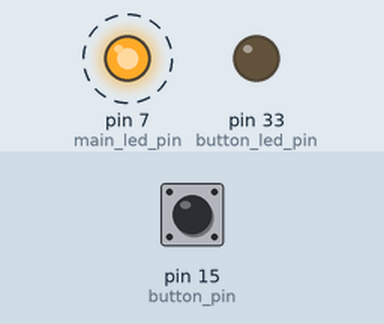
This program was run on a simulated Jetson Nano (header pin numbers). Parts: output pins drawn as LEDs (lit = HIGH). Dashed ring = blinking. The inputs (shaded band) are chosen by the test bench; at power-on: pin 15 (button_pin) LOW.

Above: at 1.2 s.
1.3 s: pin 15 (button_pin) pulled HIGH for 0.15 s
At 1.37 s:
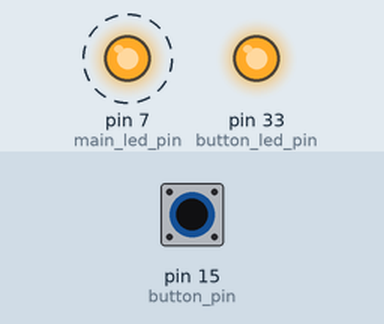
4.3 s: pin 15 (button_pin) pulled HIGH for 1 s
At 5.8 s:
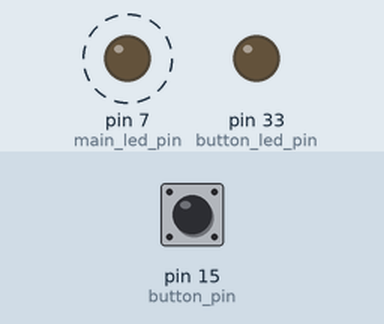
7.3 s: pin 15 (button_pin) pulled HIGH for 3.2 s
At 7.9 s:
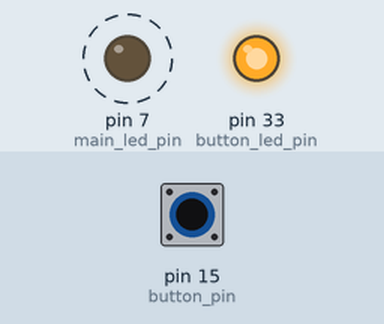
Timing chart, 0 to 18.0 s (numbered marks = the images above; inputs shaded):
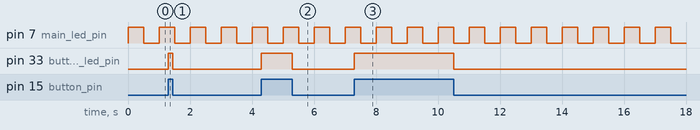

Measured:
- after the input at 1.3 s, pin 33 (button_led_pin): LOW → HIGH at once, → LOW 0.15 s later
- after the input at 4.3 s, pin 33 (button_led_pin): LOW → HIGH at once, → LOW 1.0 s later
- after the input at 7.3 s, pin 33 (button_led_pin): LOW → HIGH at once, → LOW 3.2 s later
- by itself, pin 7 (main_led_pin): alternates HIGH for 0.50 s and LOW for 0.50 s

The program:

button_interrupt.py
```python
import Jetson.GPIO as GPIO
import time
main_led_pin = 7
button_led_pin = 33
button_pin = 15
button_led_state = GPIO.LOW

GPIO.setmode(GPIO.BOARD)
GPIO.setup(main_led_pin, GPIO.OUT, initial=GPIO.LOW)
GPIO.setup(button_led_pin, GPIO.OUT, initial=button_led_state)
GPIO.setup(button_pin, GPIO.IN)

def button_pushed(channel):
    global button_led_state
    button_led_state = GPIO.LOW if button_led_state else GPIO.HIGH
    GPIO.output(button_led_pin, button_led_state)

GPIO.add_event_detect(button_pin, GPIO.BOTH, button_pushed, bouncetime=100)

try:
    while True:
        GPIO.output(main_led_pin, GPIO.HIGH)
        time.sleep(0.5)
        GPIO.output(main_led_pin, GPIO.LOW)
        time.sleep(0.5)
finally:
    GPIO.cleanup()
```
